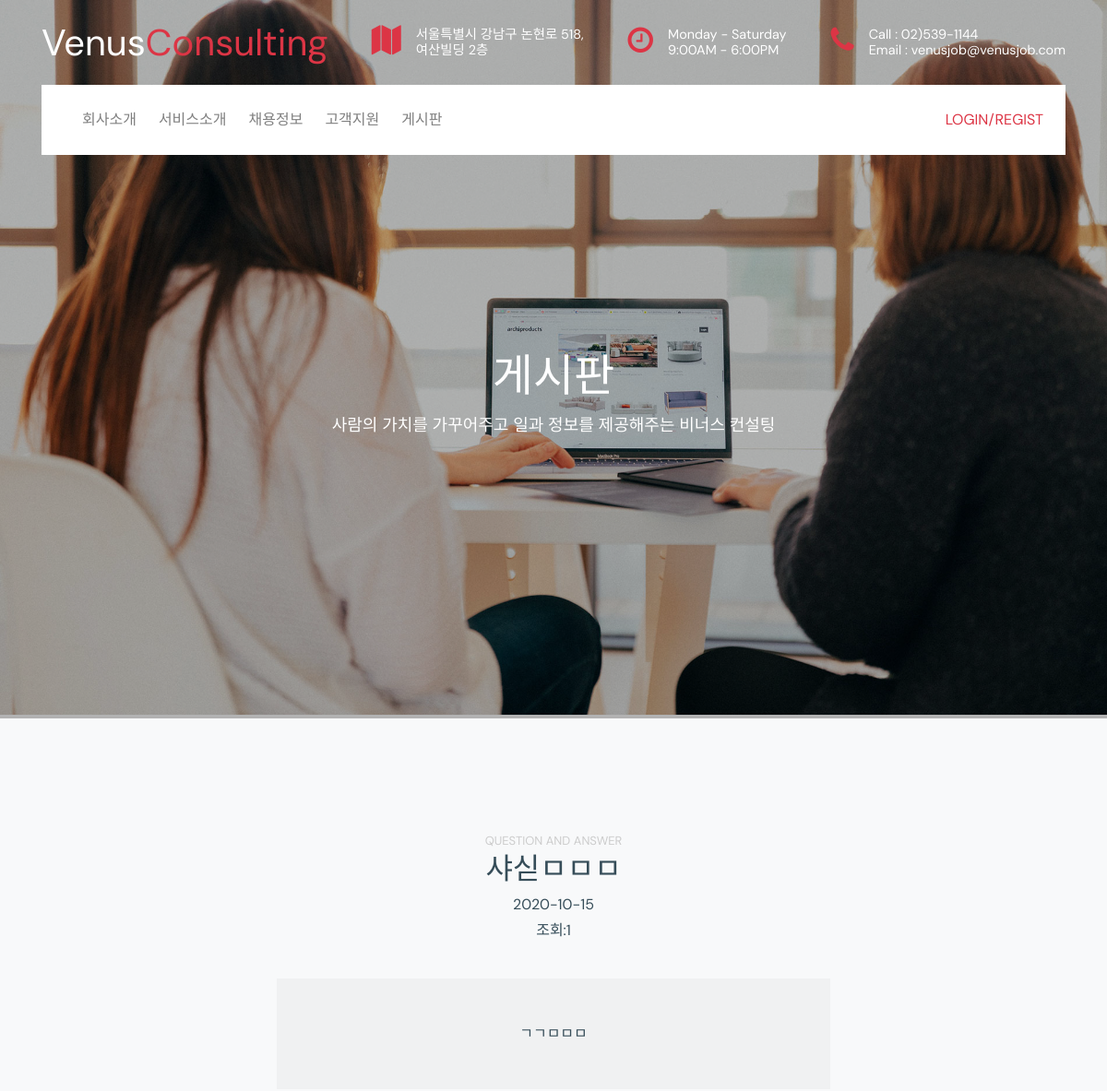
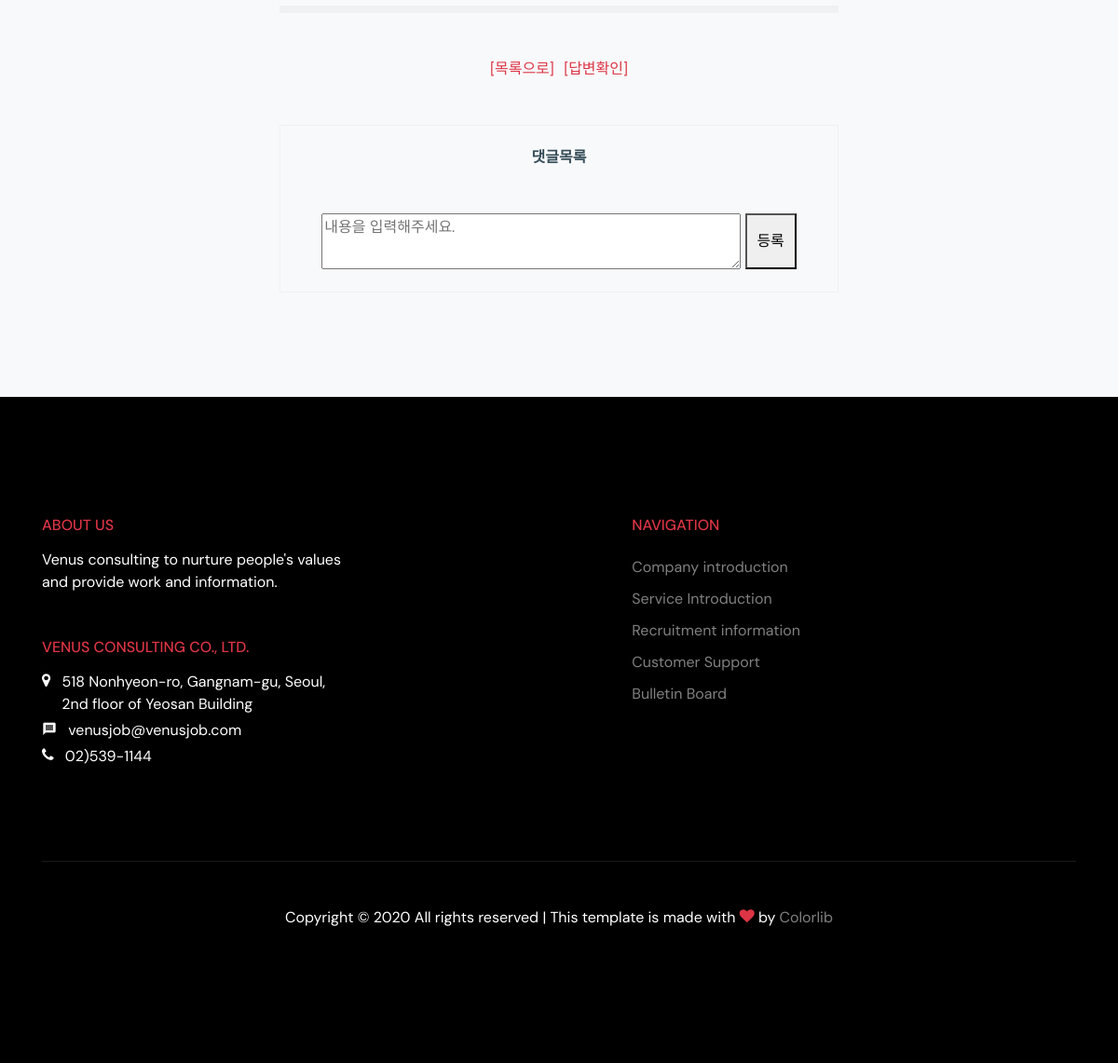
The app's page /qna_read.php?num=9 with its own data (2 pictures, top to bottom).
### tables this page shows
CREATE TABLE IF NOT EXISTS `qna` (
  `qnaNum` int(10) NOT NULL AUTO_INCREMENT,
  `userId` varchar(502) DEFAULT NULL,
  `title` varchar(255) NOT NULL,
  `content` text NOT NULL,
  `hit` int(10) NOT NULL,
  `date` date NOT NULL,
  `file` varchar(255) DEFAULT NULL,
  `answerCheck` varchar(10) NOT NULL,
  PRIMARY KEY (`qnaNum`),
  KEY `FK_qna_member` (`userId`),
  CONSTRAINT `FK_qna_member` FOREIGN KEY (`userId`) REFERENCES `member` (`memberId`)
);

### db/jhDbcon.php (called while the page is built, shortened)
<?php
$maria_connect = mysqli_connect('localhost', 'sstyler7', 'hyukfamilly1!!', 'sstyler7');
$maria_connect -> set_charset("utf8");
function mq($sql){
  global $maria_connect;
  return $maria_connect->query($sql);
}

### qna_read.php (the view, shortened to what this page needs)
<?php
    include_once('header.php');
    include_once('db/jhDbcon.php');
?>
       <div class="ftco-blocks-cover-1">
            <div class="site-section-cover overlay " data-stellar-background-ratio="0.5 " style="background-image:url('static/img/hero_1.jpg') ">
                <div class="container ">
                    <div class="row align-items-center justify-content-center text-center ">
                        <div class="col-md-8 mt-5 pt-5 ">
                            <h1 class="mb-3 ">게시판</h1>
                            <p>사람의 가치를 가꾸어주고 일과 정보를 제공해주는 비너스 컨설팅</p>
                        </div>
                    </div>
                </div>
            </div>
        </div>
        <div class="site-section bg-light text-center">
            <div id='board'>
                <?php
                     $num = $_GET['num'];
                     $sql = mq("select * from qna where qnaNum='".$num."'");
                     $board = $sql->fetch_array();
                     $answerCheck=$board['answerCheck'];
                     $hit = $board['hit'];
                     $hitUpdate=$hit+1;
                ?>
                <div class="row justify-content-center mt-1 mb-4">
                    <div id="news" class="col-md-8 mt-1 text-center heading-section ftco-animate fadeInUp ftco-animated">
                        <span class="subtitle">question and answer</span>
                        <h2><?php echo $board['title'];?></h2>
                        <p class='mb-1'><?php echo $board['date'];?></p>
                        <p class='mb-3'>조회:<?php echo $hitUpdate;?></p>
                    </div>
                </div>
                <div id="board_read">
                    <div id="bo_content" class="col-md-6 m-auto p-5" style="background-color:#00000008;">
                        <?php echo nl2br("$board[content]"); ?>
                    </div>
                    <div id="bo_content" class="col-md-6 m-auto p-1" style="background-color:#00000008;">
                    </div>
                    <div id="bo_ser" class="mt-5 mb-0">
                        <ul>
                            <li><a href="./qna_board.php">[목록으로]</a></li>
                        <?php
                            if($answerCheck=='Y'){
                                echo "<li>";
                                echo "<a href='./qna_answer_read.php?num=".$num."'>[답변확인]</a>";
                                echo "</li>";
                            }
                        ?>
                        </ul>
                    </div>
                </div>
                <div  class="col-md-6 text-center m-auto" style="border:1px solid #00000008">
                    <h6 class="mb-4 mt-4"><b>댓글목록</b></h6>
                    <table class="col-md-10 text-center m-auto">
                        <thead>
                            <tr>
                                <th style="font-size:2px"></th>
                            </tr>
                        </thead>
                    </table>
                    <div class='mt-4'>
                        <textarea id='registerForm' class='registerform' style='width:450px;'  type='text' name='content' placeholder="내용을 입력해주세요." required></textarea>
                        <button class='registerform pt-3 pb-3' style='width:55px;' onclick='replyRegister(this)'>등록</button>
                    </div>
                </div>
            </div>
</div>
<?php
    include_once('footer.php');
?>

### static/css/origin/style.css (style rules this page uses)
html { overflow-x: hidden; }
body { line-height: 1.7; color: #364d59 !important; font-weight: 300; font-size: 1rem; }
a { -webkit-transition: .3s all ease; -o-transition: .3s all ease; transition: .3s all ease; text-decoration: none; }
h1, h2, h3, h4, h5, .h1, .h2, .h3, .h4, .h5 { font-weight: 300; color: #364d59; }
.site-section { padding: 2.5em 0; }
@media (min-width: 768px) { .site-section { padding: 5em 0; } }
.site-section-cover { position: relative; background-size: cover; background-repeat: no-repeat; background-position: center center; }
.site-section-cover, .site-section-cover .container { position: relative; z-index: 2; }
.site-section-cover, .site-section-cover .container>.row { padding: 9rem 0; }
.site-section-cover.overlay { position: relative; }
.site-section-cover.overlay:before { position: absolute; content: ""; top: 0; left: 0; right: 0; bottom: 0; background: rgba(0, 0, 0, 0.3); z-index: 1; }
.site-section-cover h1 { font-size: 3rem; color: #fff; line-height: 1; }
.site-section-cover p { font-size: 18px; color: #fff; }
.site-section { padding: 7rem 0; }
.bg-light { background-color: #f6f5f5 !important; }
.subtitle { font-size: 13px; text-transform: uppercase; color: #ccc; }
html { font-family: "Noto Sans KR", sans-serif; }
body, ul, li { margin: 0; padding: 0; list-style: none; }
a { color: inherit; text-decoration: none; }
.row::after { content: ""; display: block; clear: both; }

### qna_read.php (style rules this page uses)
#bo_ser > ul >li { display:inline-block; zoom:1; display:inline; padding:3px; }
.registerform { display:inline-block; vertical-align:middle; height:60px; }

### records on screen
qna: title "샤싣ㅁㅁㅁ", date "2020-10-15", hit "1", content "ㄱㄱㅁㅁㅁ"
